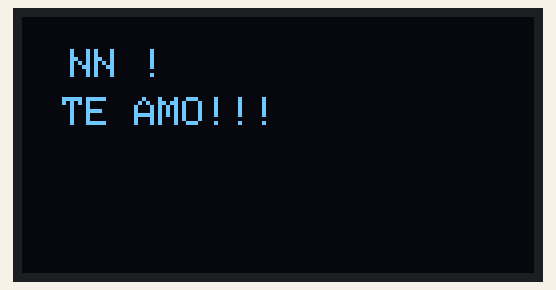
Simulated run of this sketch. Board: Arduino Uno, built with avr-gcc and run on an emulated ATmega328P. Parts: 128×64 one-colour display.

Above: at 0.1 s.
At 2.2 s:
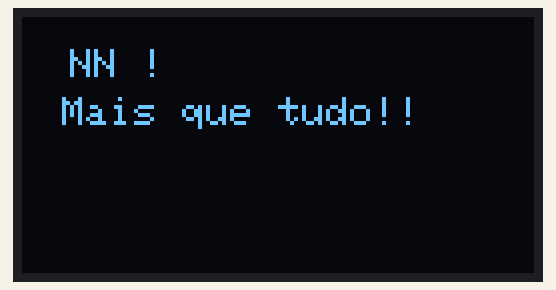
At 4.2 s:
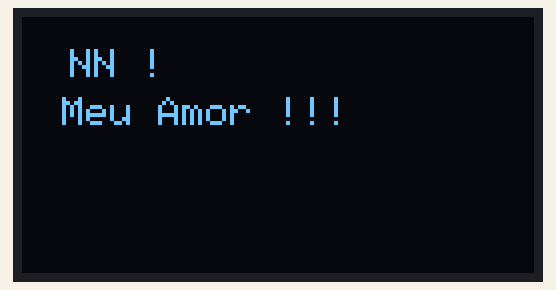

Measured:
- by itself, everything shown: repeats every 6.2 s, in 6 steps
- what the display in image 0 shows lasts 2.0 s, from 0.1 s to 2.1 s

The sketch:

Tela-Nicolas2.ino
```cpp
#include <Wire.h>
#include <Adafruit_SSD1306.h>

#define SCREEN_WIDTH 128 // Largura do display OLED
#define SCREEN_HEIGHT 64 // Altura do display OLED
#define OLED_RESET    -1 // Reset pin #

Adafruit_SSD1306 displayLED(SCREEN_WIDTH, SCREEN_HEIGHT, &Wire, OLED_RESET);

void setup() {
  // Inicializa o display OLED no endereço I2C 0x3C
  if(!displayLED.begin(SSD1306_SWITCHCAPVCC, 0x3C)) {
    Serial.println(F("Falha ao alocar SSD1306"));
    for(;;);
  }

  displayLED.clearDisplay();
}

void loop() {
  displayLED.clearDisplay();
  displayLED.setTextColor(WHITE);
  displayLED.setTextSize(1);

  // Posicionado na parte AZUL (abaixo da linha 16)
  displayLED.setCursor(10, 20);
  displayLED.print("TE AMO!!!");
  displayLED.display();
    //parte amarela
  displayLED.setCursor(0, 8);
  displayLED.print("  NN !");
  displayLED.display();

  delay(2000);

  displayLED.clearDisplay();

  // Posicionado na parte AMARELA (no topo, entre 0 e 15)
  // eu coloquei no azul pq estava dando conflito com a cor amarela
  displayLED.setCursor(10, 20);
  displayLED.print("Mais que tudo!!");
  displayLED.display();
    //parte amarela
  displayLED.setCursor(0, 8);
  displayLED.print("  NN !");
  displayLED.display();

  delay(2000);

  displayLED.clearDisplay();
  displayLED.setCursor(10, 20);
  displayLED.print("Meu Amor !!!");
  displayLED.display();


  //parte amarela
  displayLED.setCursor(0, 8);
  displayLED.print("  NN !");
  displayLED.display();

  delay(2000);
}
```
